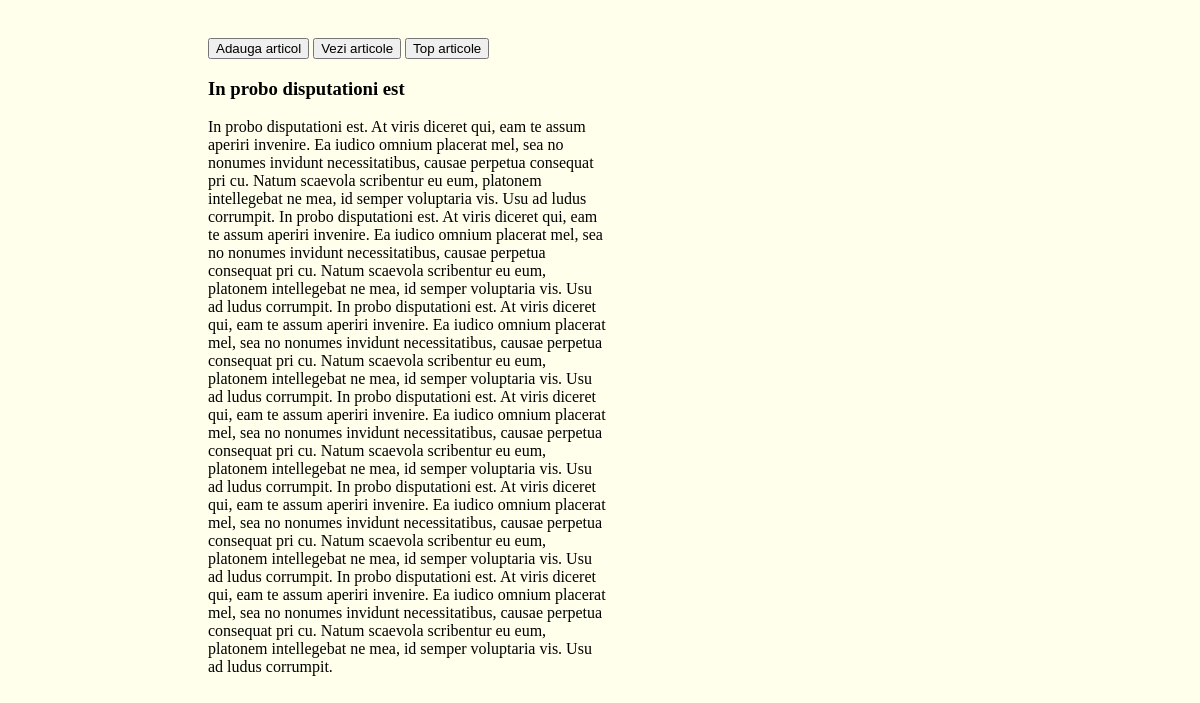
The page /list_article/detail/In-probo-disputationi-est on the database its author committed.
### tables this page shows
CREATE TABLE IF NOT EXISTS `stored_articles` (
  `id` int(11) NOT NULL AUTO_INCREMENT,
  `title` varchar(150) NOT NULL,
  `slug` varchar(150) NOT NULL,
  `content` text NOT NULL,
  `views` int(50) NOT NULL,
  PRIMARY KEY (`id`)
);

### application/controllers/list_article.php (called while the page is built, shortened)
<?php
class List_article extends CI_Controller
{
    public function __construct()
    {
        $this->load->model('list_article_photos');
        $this->load->model('list_article_content');
    }
    public function detail($slug)
    {
        $this->load->view("includes/header");
        $row['data_slug'] = $this->list_article_content->get_slug($slug);
        $this->load->view('list_article_slug', $row);
    }
}

### index.php (called while the page is built, shortened)
<?php
require_once BASEPATH.'core/CodeIgniter.php';

### application/models/list_article_content.php (called while the page is built, shortened)
<?php
class List_article_content extends CI_Model
{
    function get_slug($slug)
    {
        $data_slug = $this->db->get_where('stored_articles', array('slug' => $slug))->row();
        return $data_slug;
    }
}

### application/views/list_article_slug.php (the view, shortened to what this page needs)
<div class="content_slug">
    <button><a href="<?php echo base_url(); ?>article">Adauga articol</a></button>
    <button><a href="<?php echo base_url(); ?>list_article">Vezi articole</a></button>
    <button><a href="<?php echo base_url(); ?>top_article">Top articole</a></button>
    <h3><?php echo $data_slug->title ?></h3>
    <p> <?php echo $data_slug->content ?></p>
</div>

### css/style.css (style rules this page uses)
body { background-color: #FFFFEB; }
button a { text-decoration:none; color:black; margin-top:30px; }
.content_slug { margin-left:200px; width:400px; height:auto; }
button { text-decoration: none; margin-top: 30px; }

### rows shown on the page
stored_articles: title "In probo disputationi est", content "In probo disputationi est. At viris diceret qui, eam te assum aperiri invenire. Ea iudico omnium placerat mel, sea no nonumes invidunt necessitatibus, causae perpetua consequat pri cu. Natum scaevola scribentur eu eum, platonem intellegebat ne mea, id semper voluptaria vis. Usu ad ludus corrumpit. In probo disputationi est. At viris diceret qui, eam te assum aperiri invenire. Ea iudico omnium placerat mel, sea no nonumes invidunt necessitatibus, causae perpetua consequat pri cu. Natum scaevola scribentur eu eum, platonem intellegebat ne mea, id semper voluptaria vis. Usu ad ludus corrumpit. In probo disputationi est. At viris diceret qui, eam te assum aperiri invenire. Ea iudico omnium…"
